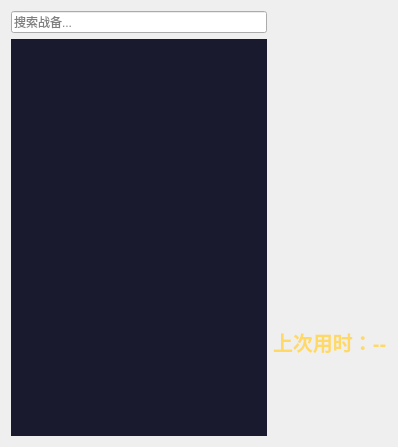
           <widget class="QWidget" name="page_1">
            <layout class="QGridLayout" name="gridLayout_15">
             <item row="0" column="0">
              <widget class="QLineEdit" name="searchEdit">
               <property name="maximumSize">
                <size>
                 <width>300</width>
                 <height>16777215</height>
                </size>
               </property>
               <property name="placeholderText">
                <string>搜索战备...</string>
               </property>
              </widget>
             </item>
             <item row="0" column="1" rowspan="2">
              <layout class="QGridLayout" name="gridLayout_14">
               <item row="2" column="0">
                <widget class="QLabel" name="statusLabel">
                 <property name="maximumSize">
                  <size>
                   <width>16777215</width>
                   <height>30</height>
                  </size>
                 </property>
                 <property name="styleSheet">
                  <string notr="true">QLabel#statusLabel {
    color: #ffd966;
    font-family: &quot;Microsoft YaHei&quot;;
    font-size: 20px;
    font-weight: bold;
}</string>
                 </property>
                 <property name="text">
                  <string/>
                 </property>
                </widget>
               </item>
               <item row="4" column="0">
                <widget class="QLabel" name="arrowsContainer">
                 <property name="sizePolicy">
                  <sizepolicy hsizetype="Preferred" vsizetype="Fixed">
                   <horstretch>0</horstretch>
                   <verstretch>0</verstretch>
                  </sizepolicy>
                 </property>
                 <property name="maximumSize">
                  <size>
                   <width>16777215</width>
                   <height>150</height>
                  </size>
                 </property>
                 <property name="text">
                  <string/>
                 </property>
                </widget>
               </item>
               <item row="3" column="0">
                <widget class="QLabel" name="nameLabel">
                 <property name="minimumSize">
                  <size>
                   <width>0</width>
                   <height>10</height>
                  </size>
                 </property>
                 <property name="maximumSize">
                  <size>
                   <width>16777215</width>
                   <height>50</height>
                  </size>
                 </property>
                 <property name="text">
                  <string/>
                 </property>
                </widget>
               </item>
               <item row="0" column="0">
                <widget class="QLabel" name="iconLabel">
                 <property name="minimumSize">
                  <size>
                   <width>0</width>
                   <height>300</height>
                  </size>
                 </property>
                 <property name="styleSheet">
                  <string notr="true">QLabel#iconLabel {
    qproperty-alignment: AlignCenter;
}</string>
                 </property>
                 <property name="text">
                  <string/>
                 </property>
                </widget>
               </item>
               <item row="1" column="0">
                <widget class="QLabel" name="lastTimeLabel">
                 <property name="minimumSize">
                  <size>
                   <width>0</width>
                   <height>50</height>
                  </size>
                 </property>
                 <property name="maximumSize">
                  <size>
                   <width>16777215</width>
                   <height>50</height>
                  </size>
                 </property>
                 <property name="styleSheet">
                  <string notr="true">QLabel#lastTimeLabel {
    color: #ffd966;
    font-family: &quot;Microsoft YaHei&quot;;
    font-size: 20px;
    font-weight: bold;
}</string>
                 </property>
                 <property name="text">
                  <string>上次用时：--</string>
                 </property>
                </widget>
               </item>
              </layout>
             </item>
             <item row="1" column="0">
              <widget class="QListWidget" name="listWidget_2">
               <property name="sizePolicy">
                <sizepolicy hsizetype="Fixed" vsizetype="Expanding">
                 <horstretch>0</horstretch>
                 <verstretch>0</verstretch>
                </sizepolicy>
               </property>
               <property name="maximumSize">
                <size>
                 <width>300</width>
                 <height>16777215</height>
                </size>
               </property>
               <property name="styleSheet">
                <string notr="true">/* ===== 左侧列表整体 ===== */
QListWidget {
    background-color: #1a1a2e;
    border: none;
    outline: none;
    font-family: &quot;Microsoft YaHei&quot;;
    font-size: 16px;
    font-weight: bold;
}

/* 每个条目的间距和下划线 */
QListWidget::item {
    padding: 16px 20px;
    border-bottom: 2px solid #2a2a4a;
    color: #a0a0b8;
}

/* 鼠标悬浮效果 */
QListWidget::item:hover {
    background-color: #2a2a4e;
    color: #ffffff;
}

/* 选中效果 */
QListWidget::item:selected {
    background-color: #2a2a4e;
    color: #ffcc00;
    border-left: 6px solid #ffcc00;
    padding-left: 14px;
}

/* 去掉选中时的虚线焦点框 */
QListWidget::item:selected:active,
QListWidget::item:selected:!active {
    background-color: #2a2a4e;
}

/* ===== 滚动条整体轨道 ===== */
QListWidget QScrollBar:vertical {
    background-color: #1a1a2e;
    width: 10px;
    border-radius: 5px;
    margin: 2px 2px 2px 0px;
}

/* ===== 滚动条滑块 ===== */
QListWidget QScrollBar::handle:vertical {
    background-color: #3a3a5a;
    border-radius: 5px;
    min-height: 50px;
}

/* ===== 滑块悬停 ===== */
QListWidget QScrollBar::handle:vertical:hover {
    background-color: #5a5a8a;
}

/* ===== 滑块按下 ===== */
QListWidget QScrollBar::handle:vertical:pressed {
    background-color: #ffcc00;
}

/* ===== 去掉上下箭头 ===== */
QListWidget QScrollBar::add-line:vertical,
QListWidget QScrollBar::sub-line:vertical {
    height: 0px;
}

/* ===== 背景去除干扰 ===== */
QListWidget QScrollBar::add-page:vertical,
QListWidget QScrollBar::sub-page:vertical {
    background: none;
}</string>
               </property>
              </widget>
             </item>
            </layout>
           </widget>
